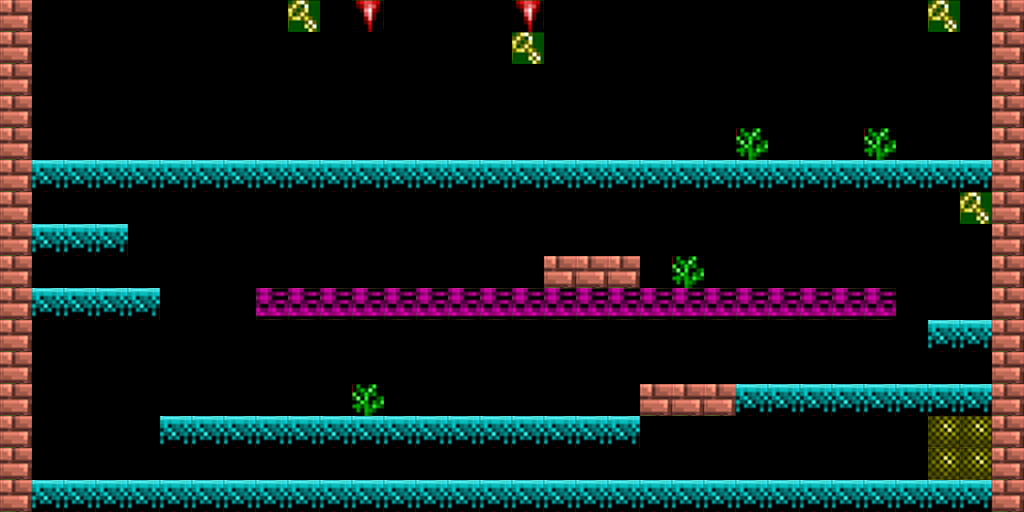

This is a level from a 2D game, rendered from its Tiled map with the project's own tilesets. A one-line summary and the map file follow, with tile-layer data summarised:
An orthogonal 32x16 tile map with 32x32 px tiles, 1 tile layer (Tile Layer 1).

<map version="1.0" orientation="orthogonal" renderorder="right-down" width="32" height="16" tilewidth="32" tileheight="32" nextobjectid="1">
 <tileset firstgid="1" name="gaz" tilewidth="32" tileheight="32">
  <image source="blocks32.png" trans="000000" width="320" height="272" />
 </tileset>
 <layer name="Tile Layer 1" width="32" height="16">
  <data>[512 cells, 164 non-empty, 7 distinct tile ids]</data>
 </layer>
</map>